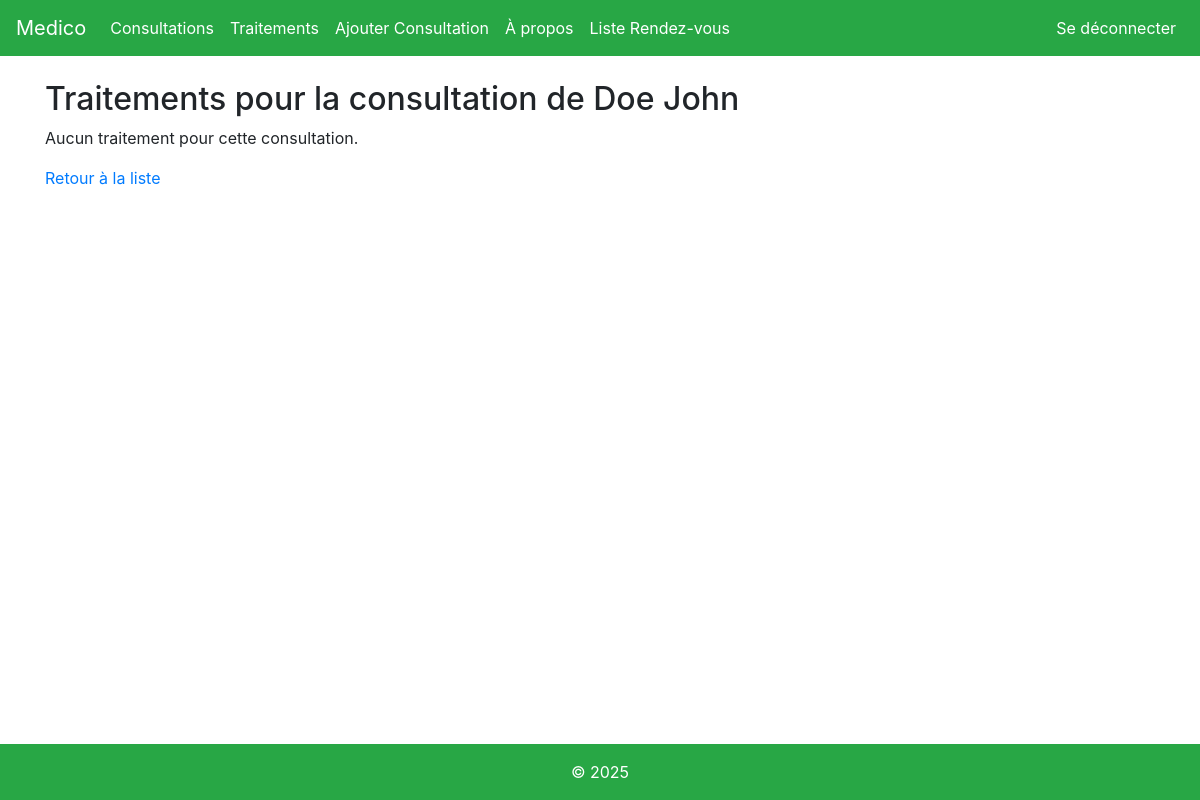
Page /consultation/10/traitements/ (signed in) on the earlier database version.
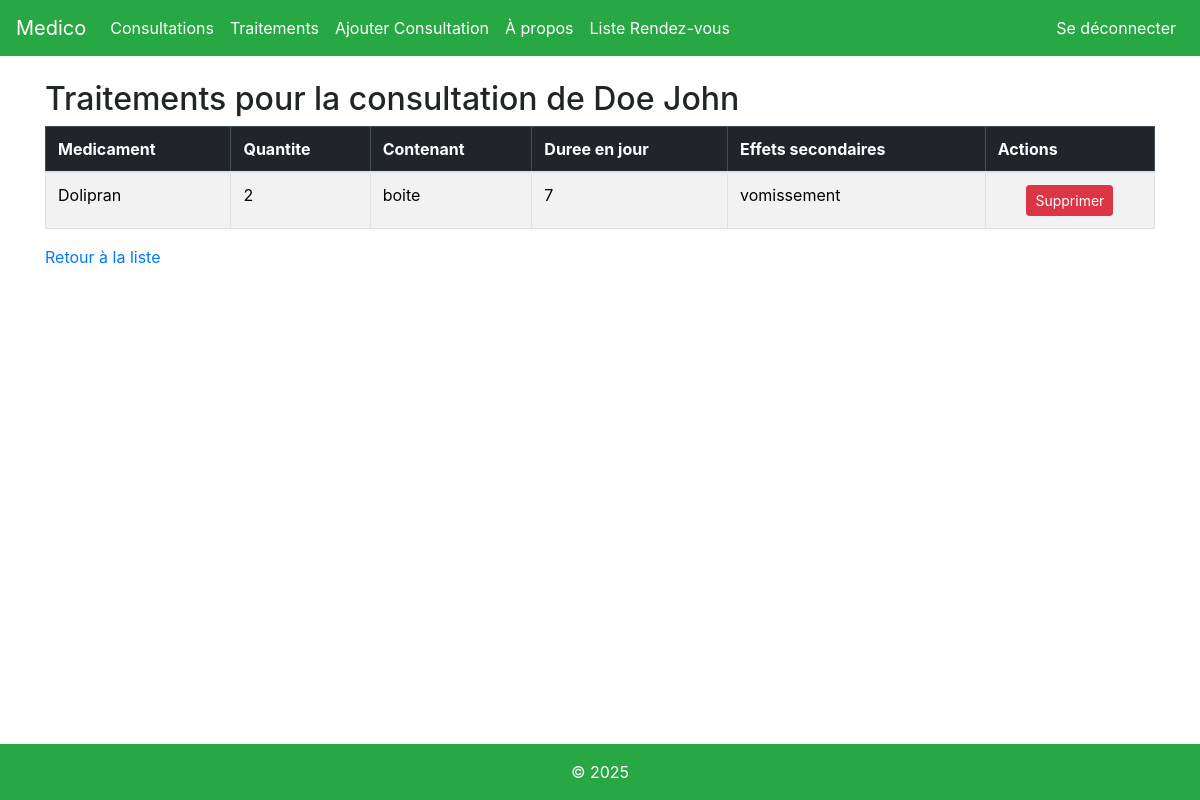
Same page on the later database version.
### medico/models.py (models this page shows, shortened)
class Traitement(models.Model):
    medicament=models.CharField(max_length=40, null=False)
    quantite=models.IntegerField(null=False)
    contenant=models.CharField(max_length=20, null=False)
    duree=models.IntegerField(null=False)  # durée en jours
    effects_secondaires=models.TextField(null=False, blank=True)
    consultation=models.ForeignKey(Consultation, on_delete=models.CASCADE, null=False)

### medico/views.py (the view)
# urls.py: path('consultation/<int:consultationID>/traitements/', views.suppression_traitement, name='suppression_traitement'), # URL page suppression traitements d'une consultation
def suppression_traitement(request, consultationID): # Vue pour la page de suppression des traitements d'une consultation
    permission = checkpermissions(request)
    if permission:
        return permission
    consultation = get_object_or_404(Consultation, pk=consultationID)
    traitements = consultation.traitement_set.all()
    return render(request, "medico/suppression_traitement.html",{"consultation": consultation,
                                                                          "traitements": traitements})

### medico/views.py (called while the page is built)
def checkpermissions(request):
    if not (request.session.get('is_doctor') or request.session.get('is_admin')):
        return redirect('about')

### medico/templates/medico/suppression_traitement.html (shortened to what this page needs)
{% extends 'medico/main.html'%}
{% load django_bootstrap5 %}
{% block content %}
<!DOCTYPE html>
<html lang="fr">
<head>
</head>
<body>
    <h2>Traitements pour la consultation de {{ consultation.patient_nom }} {{ consultation.patient_prenom }}</h2>
    {% if traitements %}
    <table class="table table-striped table-bordered">
        <thead class="table-dark">
            <tr>
            <th>Medicament</th>
            <th>Quantite</th>
            <th>Contenant</th>
            <th>Duree en jour</th>
            <th>Effets secondaires</th>
                <th>Actions</th>
            </tr>
        </thead>
        <tbody>
            {% for traitement in traitements %}
            <tr>
                <td>{{ traitement.medicament }}</td>
                <td>{{ traitement.quantite }}</td>
                <td>{{ traitement.contenant }}</td>
                <td>{{ traitement.duree }}</td>
                <td>{{ traitement.effects_secondaires}}</td>
                <td class="text-center align-middle">
                    <div class="btn-group btn-group-sm" role="group">
                        <a class="btn btn-danger btn-sm" href="{% url 'delete_traitement' traitement.id %}">Supprimer</a>
                    </div>
                </td>
            </tr>
            {% endfor %}
        </tbody>
    </table>
    {% else %}
    <p>Aucun traitement pour cette consultation.</p>
    {% endif %}
    <div class="mt-3">
        <a href="{% url 'listeconsultations'   %}"> Retour à la liste</a>
    </div>
</body>
</html>
{% endblock %}

Differences in the rows shown:
added Traitement: medicament "Dolipran", quantite "2", contenant "boite", duree "7", effects_secondaires "vomissement"
Other differences:
text no longer shown: "Aucun traitement pour cette consultation."
text now shown: "Medicament Quantite Contenant Duree en jour Effets secondaires Actions"
